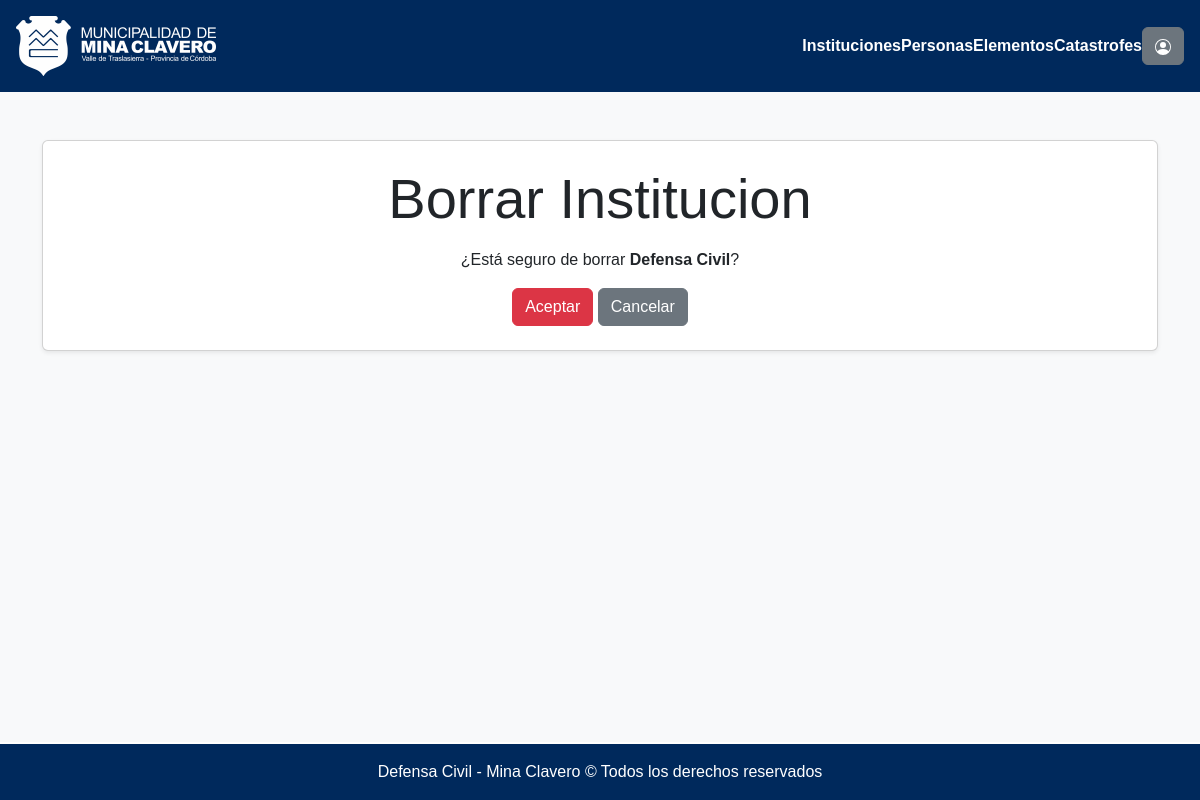
/instituciones/borrar/2 (signed in), run on an earlier commit of the app's database.
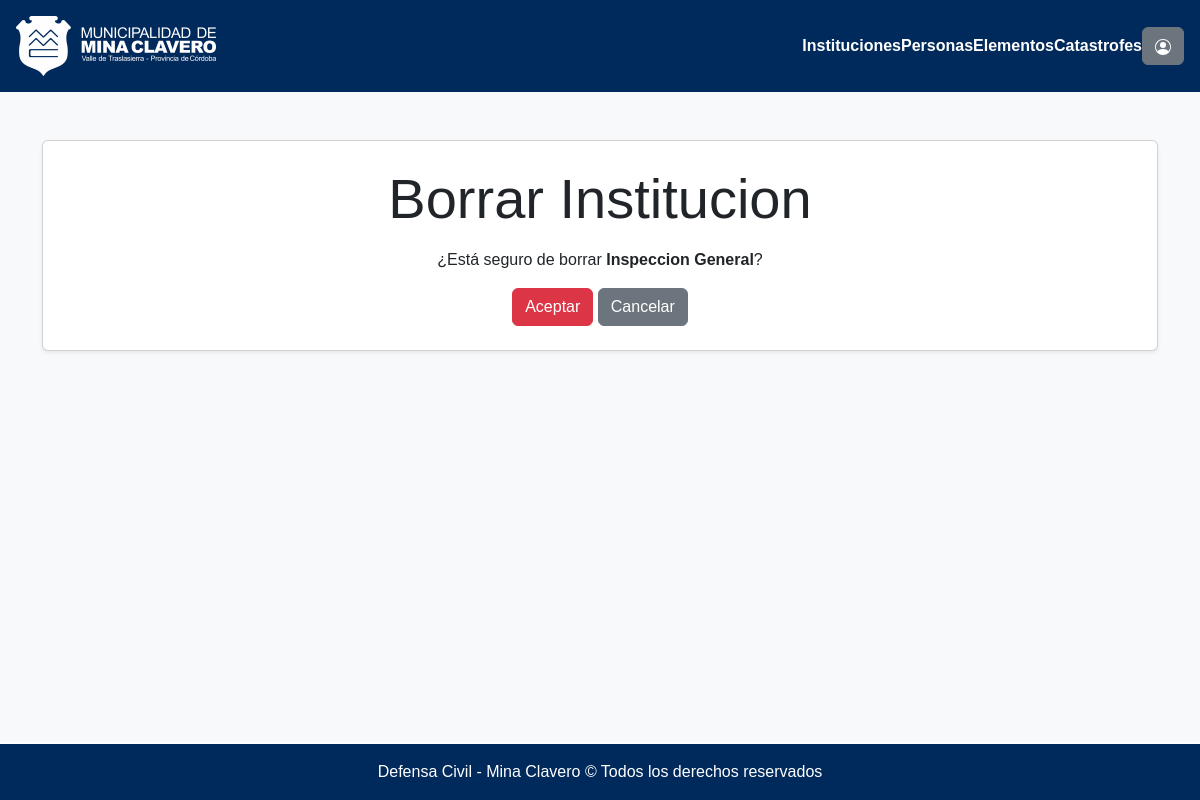
And on a later commit of the database.
### seguridadVial/models.py (models this page shows, shortened)
class Institucion(models.Model):
    nombre = models.CharField(max_length=120)
    descripcion = models.CharField(max_length=240)
    direccion = models.CharField(max_length=120, default="", null=True, blank=True)
    email = models.CharField(max_length=120, default="", null=True, blank=True)
    telefono = models.CharField(max_length=30, default="",null=True, blank=True)

### seguridadVial/views.py (the view)
# urls.py: path("instituciones/borrar/<str:pk>", login_required(permission_required('seguridadVial.delete_institucion')(views.InstitucionBorrar.as_view())), name="borrarInstitucion"),
class InstitucionBorrar(DeleteView):
    model = Institucion
    template_name = os.path.join("defensaCivil", "confirmacionBorrado", "institucionBorrar.html")
    success_url = reverse_lazy('listaInstituciones')

### municipalidad/templates/defensaCivil/confirmacionBorrado/institucionBorrar.html (shortened to what this page needs)
{% extends "defensaCivil/base.html" %}
{% load static %}
{% block contenido %}
<div class="container mt-5">
    <div class="card shadow-sm p-4 mb-4 bg-white rounded">
        <h3 class="display-4 mb-3 text-center">Borrar Institucion</h3>
        <p class="text-center">¿Está seguro de borrar <b>{{ institucion.nombre | title}}</b>?</p>
        <form method="post" class="text-center">
            <button class="btn btn-danger mr-2" type="submit">Aceptar</button>
            <a class="btn btn-secondary ml-2" href="{% url 'listaInstituciones' %}">Cancelar</a>
        </form>
    </div>
</div>
{% endblock %}

What changed in the data, as far as the page shows it:
changed Institucion: nombre "Defensa Civil" → "Inspeccion General"
